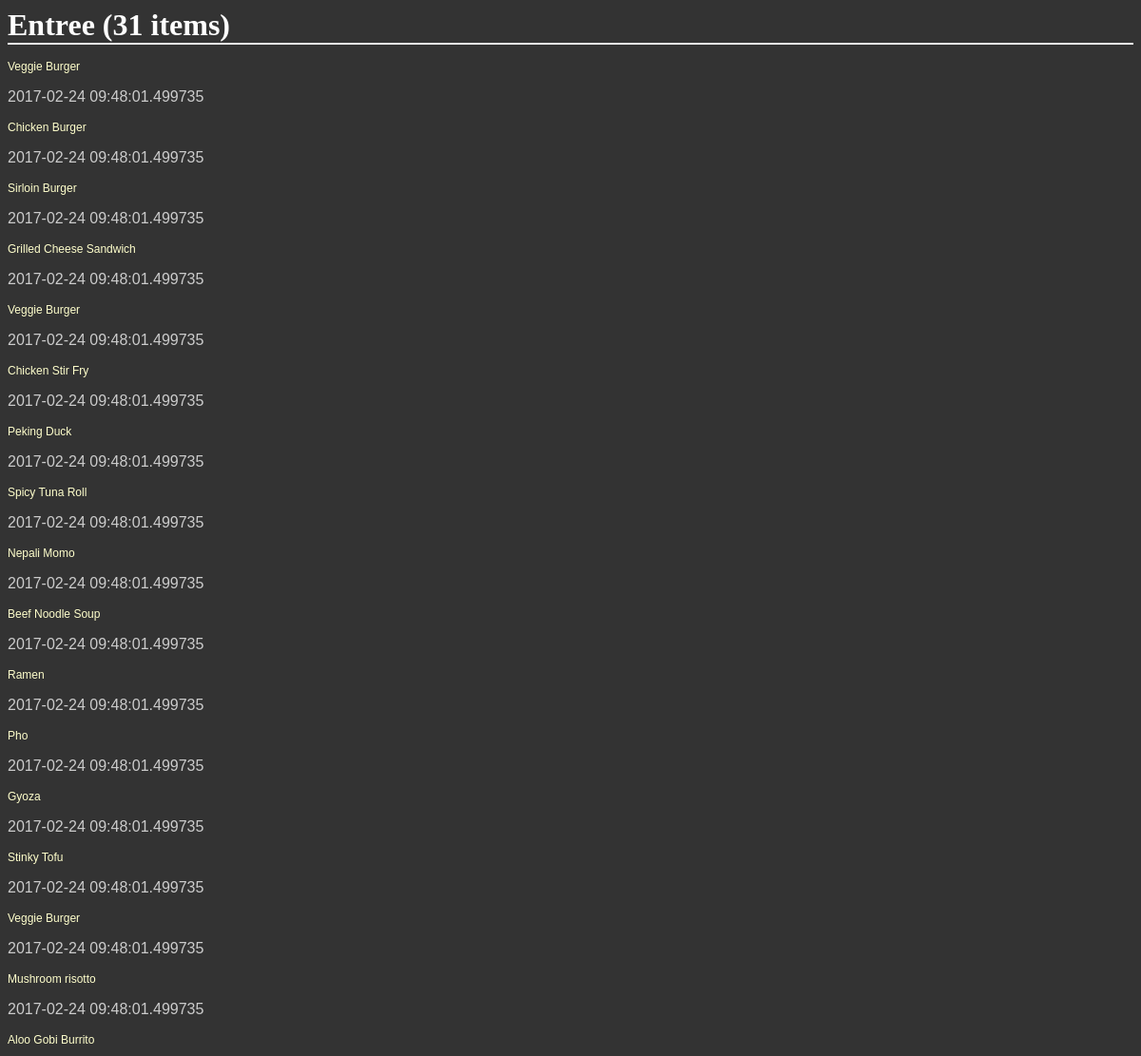
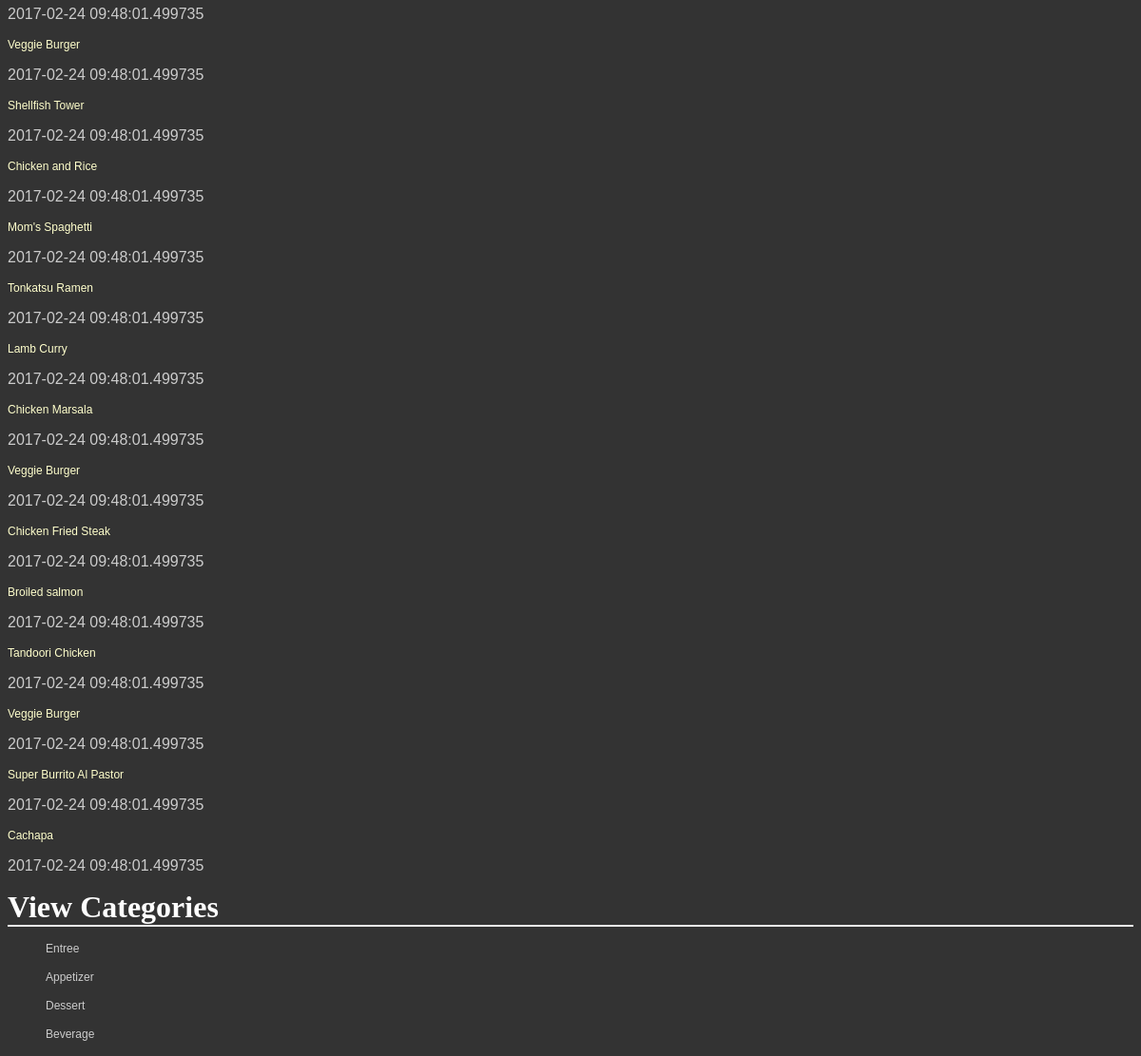
The page /catalog/Entree on the database its author committed (2 pictures, top to bottom).
### database_setup.py (models this page shows, shortened)
class CatalogItem(Base):
    __tablename__ = 'catalog_item'
    id = Column(Integer, primary_key = True)
    name = Column(String(250), nullable = False)
    description = Column(String(250))
    dt_added = Column(DateTime, nullable = False, default = datetime.datetime.now())
    dt_modded = Column(DateTime, nullable = False, default = datetime.datetime.now(), onupdate = datetime.datetime.now())
    price = Column(String(8))
    category = Column(String(250))
    user_id = Column(Integer, ForeignKey('user.id'))
    user = relationship(User)

### final_project.py (the view)
@app.route('/catalog/<string:category>/items', methods = ['GET'])
@app.route('/catalog/<string:category>', methods = ['GET'])
def viewCategory(category):
    items = session.query(CatalogItem).filter_by(category = category).all()
    categories = session.query(CatalogItem.category).distinct(CatalogItem.category).all()
    cat_name = list(k[0] for k in categories)
    return render_template('categorylist.html', items = items, category = category, categories = cat_name)

### templates/categorylist.html
{% extends 'base.html' %}
{% block content %}
<h1>{{ '%s (%s items)' % (category, items|length) }}</h1>
{% for i in items %}
<div>
  <p><a href="{{url_for('viewCatalogItem', category = category, item_id = i.id)}}">{{i.name}}</a></p>
  <p>{{i.dt_modded}}</p>
</div>
{% endfor %}
<h1>View Categories</h1>
<div>
  {% for cat in categories %}
  <ul>
    <a href="{{url_for('viewCategory', category = cat)}}"><p>{{cat}}</p></a>
  </ul>
  {% endfor %}
</div>
{% endblock %}

### static/styles.css (style rules this page uses)
body { font-family: sans-serif; background-image: url('img3.jpg'); background-color: #333333 }
h1, h2, h3, h4 { color: #FFFFFF; }
h1, h2 { font-family: 'Georgia', serif; margin: 0; }
h1 { border-bottom: 2px solid #eee; }
p, dd, dt { color: #CCCCCC; }
a { text-decoration: none; color:#FFFFCC; font-size: .75em; }

### rows shown on the page
CatalogItem: name "Veggie Burger", dt_modded "2017-02-24 09:48:01.499735"
CatalogItem: name "Chicken Burger", dt_modded "2017-02-24 09:48:01.499735"
CatalogItem: name "Sirloin Burger", dt_modded "2017-02-24 09:48:01.499735"
CatalogItem: name "Grilled Cheese Sandwich", dt_modded "2017-02-24 09:48:01.499735"
CatalogItem: name "Veggie Burger", dt_modded "2017-02-24 09:48:01.499735"
CatalogItem: name "Chicken Stir Fry", dt_modded "2017-02-24 09:48:01.499735"
CatalogItem: name "Peking Duck", dt_modded "2017-02-24 09:48:01.499735"
CatalogItem: name "Spicy Tuna Roll", dt_modded "2017-02-24 09:48:01.499735"
CatalogItem: name "Nepali Momo", dt_modded "2017-02-24 09:48:01.499735"
CatalogItem: name "Beef Noodle Soup", dt_modded "2017-02-24 09:48:01.499735"
CatalogItem: name "Ramen", dt_modded "2017-02-24 09:48:01.499735"
CatalogItem: name "Pho", dt_modded "2017-02-24 09:48:01.499735"
CatalogItem: name "Gyoza", dt_modded "2017-02-24 09:48:01.499735"
CatalogItem: name "Stinky Tofu", dt_modded "2017-02-24 09:48:01.499735"
CatalogItem: name "Veggie Burger", dt_modded "2017-02-24 09:48:01.499735"
CatalogItem: name "Mushroom risotto", dt_modded "2017-02-24 09:48:01.499735"
CatalogItem: name "Aloo Gobi Burrito", dt_modded "2017-02-24 09:48:01.499735"
CatalogItem: name "Veggie Burger", dt_modded "2017-02-24 09:48:01.499735"
CatalogItem: name "Shellfish Tower", dt_modded "2017-02-24 09:48:01.499735"
CatalogItem: name "Chicken and Rice", dt_modded "2017-02-24 09:48:01.499735"
CatalogItem: name "Mom's Spaghetti", dt_modded "2017-02-24 09:48:01.499735"
CatalogItem: name "Tonkatsu Ramen", dt_modded "2017-02-24 09:48:01.499735"
CatalogItem: name "Lamb Curry", dt_modded "2017-02-24 09:48:01.499735"
CatalogItem: name "Chicken Marsala", dt_modded "2017-02-24 09:48:01.499735"
CatalogItem: name "Veggie Burger", dt_modded "2017-02-24 09:48:01.499735"
CatalogItem: name "Chicken Fried Steak", dt_modded "2017-02-24 09:48:01.499735"
CatalogItem: name "Broiled salmon", dt_modded "2017-02-24 09:48:01.499735"
CatalogItem: name "Tandoori Chicken", dt_modded "2017-02-24 09:48:01.499735"
CatalogItem: name "Veggie Burger", dt_modded "2017-02-24 09:48:01.499735"
CatalogItem: name "Super Burrito Al Pastor", dt_modded "2017-02-24 09:48:01.499735"
CatalogItem: name "Cachapa", dt_modded "2017-02-24 09:48:01.499735"

### other values the page prints
{{ '%s (%s items)' % (category, items|length) }} "Entree (31 items)"
{{ cat }} "Entree" "Appetizer" "Dessert" "Beverage"
